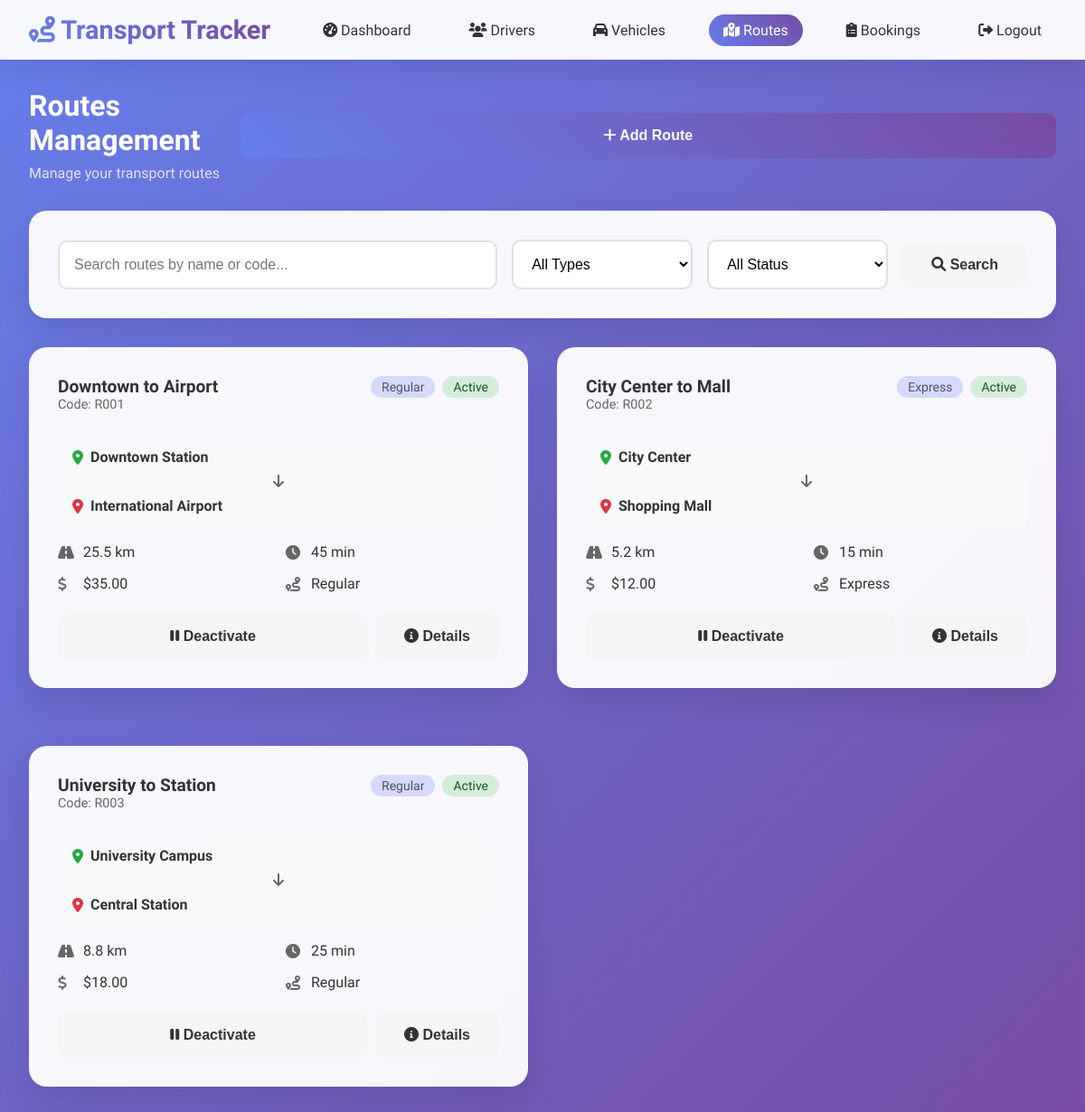
Screenshot of /routes.php (signed in) with the database file from the repository.
### tables this page shows
CREATE TABLE routes (
    id INT AUTO_INCREMENT PRIMARY KEY,
    name VARCHAR(100) NOT NULL,
    code VARCHAR(20) UNIQUE NOT NULL,
    start_location_name VARCHAR(100) NOT NULL,
    start_latitude DECIMAL(10,8) NOT NULL,
    start_longitude DECIMAL(11,8) NOT NULL,
    start_address TEXT,
    end_location_name VARCHAR(100) NOT NULL,
    end_latitude DECIMAL(10,8) NOT NULL,
    end_longitude DECIMAL(11,8) NOT NULL,
    end_address TEXT,
    distance DECIMAL(8,2) NOT NULL,
    estimated_duration INT NOT NULL,
    fare DECIMAL(8,2) NOT NULL,
    route_type ENUM('regular', 'express', 'special') DEFAULT 'regular',
    is_active BOOLEAN DEFAULT TRUE,
    created_at TIMESTAMP DEFAULT CURRENT_TIMESTAMP
);

### database.php (called while the page is built, shortened)
<?php
class Database {
    private $host = "localhost";
    private $db_name = "transport_db";
    private $username = "root";
    private $password = "";
    private $charset = "utf8mb4";
    public $conn;
    public function getConnection() {
        $this->conn = null;
        try {
            $dsn = "mysql:host=" . $this->host . ";dbname=" . $this->db_name . ";charset=" . $this->charset;
            $this->conn = new PDO($dsn, $this->username, $this->password);
            $this->conn->setAttribute(PDO::ATTR_ERRMODE, PDO::ERRMODE_EXCEPTION);
            $this->conn->setAttribute(PDO::ATTR_DEFAULT_FETCH_MODE, PDO::FETCH_ASSOC);
            $this->conn->setAttribute(PDO::ATTR_EMULATE_PREPARES, false);
        } catch(PDOException $exception) {
            echo "Connection error: " . $exception->getMessage();
        }
        return $this->conn;
    }
    public function query($sql, $params = []) {
        try {
            $stmt = $this->conn->prepare($sql);
            $stmt->execute($params);
            return $stmt;
        } catch(PDOException $exception) {
            echo "Query error: " . $exception->getMessage();
            return false;
        }
    }
}
?>

### routes.php (the view, shortened to what this page needs)
<?php
require_once 'config/database.php';
$database = new Database();
$routesQuery = "SELECT * FROM routes ORDER BY created_at DESC";
$routes = $database->query($routesQuery)->fetchAll();
?>
<!DOCTYPE html>
<html lang="en">
<head>
    <link rel="stylesheet" href="css/style.css">
    <link rel="stylesheet" href="https://cdnjs.cloudflare.com/ajax/libs/font-awesome/6.0.0/css/all.min.css">
</head>
<body>
    <header class="header">
        <div class="nav-container">
            <div class="logo">
                <i class="fas fa-route"></i> Transport Tracker
            </div>
            <nav>
                <ul class="nav-menu">
                    <li><a href="index.php"><i class="fas fa-tachometer-alt"></i> Dashboard</a></li>
                    <li><a href="drivers.php"><i class="fas fa-users"></i> Drivers</a></li>
                    <li><a href="vehicles.php"><i class="fas fa-car"></i> Vehicles</a></li>
                    <li><a href="routes.php" class="active"><i class="fas fa-map-marked-alt"></i> Routes</a></li>
                    <li><a href="bookings.php"><i class="fas fa-clipboard-list"></i> Bookings</a></li>
                    <li><a href="#" onclick="handleLogout()"><i class="fas fa-sign-out-alt"></i> Logout</a></li>
                </ul>
            </nav>
        </div>
    </header>
    <main class="dashboard-container">
        <div style="display: flex; justify-content: space-between; align-items: center; margin-bottom: 2rem;">
            <div>
                <h1 style="color: white; font-size: 2rem; margin-bottom: 0.5rem;">Routes Management</h1>
                <p style="color: rgba(255,255,255,0.8);">Manage your transport routes</p>
            </div>
            <button class="btn btn-primary" onclick="showAddRouteModal()">
                <i class="fas fa-plus"></i> Add Route
            </button>
        </div>
        <div class="card" style="margin-bottom: 2rem;">
            <div style="display: flex; gap: 1rem; align-items: center;">
                <div style="flex: 1;">
                    <input type="text" id="search-routes" class="form-input" placeholder="Search routes by name or code...">
                </div>
                <select id="filter-type" class="form-select" style="width: 200px;">
                    <option value="">All Types</option>
                </select>
                <select id="filter-status" class="form-select" style="width: 200px;">
                    <option value="">All Status</option>
                </select>
                <button class="btn btn-secondary" onclick="searchRoutes()">
                    <i class="fas fa-search"></i> Search
                </button>
            </div>
        </div>
        <div id="routes-grid" style="display: grid; grid-template-columns: repeat(auto-fit, minmax(400px, 1fr)); gap: 2rem;">
            <?php if ($routes && count($routes) > 0): ?>
                <?php foreach ($routes as $route): ?>
                    <div class="card route-card" data-route-id="<?php echo $route['id']; ?>">
                        <div style="display: flex; justify-content: space-between; align-items: start; margin-bottom: 1.5rem;">
                            <div>
                                <h3 style="margin: 0; font-size: 1.2rem;">
                                    <?php echo htmlspecialchars($route['name']); ?>
                                </h3>
                                <p style="margin: 0; color: #666; font-size: 0.9rem;">
                                    Code: <?php echo htmlspecialchars($route['code']); ?>
                                </p>
                            </div>
                            <div style="display: flex; gap: 0.5rem;">
                                <span class="badge badge-primary">
                                    <?php echo htmlspecialchars(ucfirst($route['route_type'])); ?>
                                </span>
                                <span class="badge badge-<?php echo $route['is_active'] ? 'success' : 'secondary'; ?>">
                                    <?php echo $route['is_active'] ? 'Active' : 'Inactive'; ?>
                                </span>
                            </div>
                        </div>
                        <div style="display: flex; flex-direction: column; gap: 1rem;">
                            <div style="background: #f8f9fa; padding: 1rem; border-radius: 10px;">
                                <div style="display: flex; align-items: center; margin-bottom: 0.5rem;">
                                    <i class="fas fa-map-marker-alt" style="color: #28a745; margin-right: 0.5rem;"></i>
                                    <div>
                                        <strong><?php echo htmlspecialchars($route['start_location_name']); ?></strong>
                                    </div>
                                </div>
                                <div style="text-align: center; margin: 0.5rem 0;">
                                    <i class="fas fa-arrow-down" style="color: #666;"></i>
                                </div>
                                <div style="display: flex; align-items: center;">
                                    <i class="fas fa-map-marker-alt" style="color: #dc3545; margin-right: 0.5rem;"></i>
                                    <div>
                                        <strong><?php echo htmlspecialchars($route['end_location_name']); ?></strong>
                                    </div>
                                </div>
                            </div>
                            <div style="display: grid; grid-template-columns: 1fr 1fr; gap: 1rem;">
                                <div style="display: flex; align-items: center;">
                                    <i class="fas fa-road" style="width: 20px; color: #666; margin-right: 0.5rem;"></i>
                                    <span><?php echo number_format($route['distance'], 1); ?> km</span>
                                </div>
                                <div style="display: flex; align-items: center;">
                                    <i class="fas fa-clock" style="width: 20px; color: #666; margin-right: 0.5rem;"></i>
                                    <span><?php echo $route['estimated_duration']; ?> min</span>
                                </div>
                                <div style="display: flex; align-items: center;">
                                    <i class="fas fa-dollar-sign" style="width: 20px; color: #666; margin-right: 0.5rem;"></i>
                                    <span>$<?php echo number_format($route['fare'], 2); ?></span>
                                </div>
                                <div style="display: flex; align-items: center;">
                                    <i class="fas fa-route" style="width: 20px; color: #666; margin-right: 0.5rem;"></i>
                                    <span><?php echo htmlspecialchars(ucfirst($route['route_type'])); ?></span>
                                </div>
                            </div>
                        </div>
                        <div style="display: flex; gap: 0.5rem; margin-top: 1.5rem;">
                            <button class="btn btn-secondary" style="flex: 1;" onclick="toggleRouteStatus(<?php echo $route['id']; ?>, <?php echo $route['is_active'] ? 0 : 1; ?>)">
                                <i class="fas fa-<?php echo $route['is_active'] ? 'pause' : 'play'; ?>"></i>
                                <?php echo $route['is_active'] ? 'Deactivate' : 'Activate'; ?>
                            </button>
                            <button class="btn btn-secondary" onclick="viewRouteDetails(<?php echo $route['id']; ?>)">
                                <i class="fas fa-info-circle"></i> Details
                            </button>
                        </div>
                    </div>
                <?php endforeach; ?>
            <?php endif; ?>
        </div>
    </main>
</body>
</html>

### style.css (style rules this page uses)
* { margin: 0; padding: 0; box-sizing: border-box; }
body { font-family: 'Segoe UI', Tahoma, Geneva, Verdana, sans-serif; background: linear-gradient(135deg, #667eea 0%, #764ba2 100%); min-height: 100vh; color: #333; }
.header { background: rgba(255, 255, 255, 0.95); backdrop-filter: blur(10px); box-shadow: 0 8px 32px rgba(0, 0, 0, 0.1); padding: 1rem 2rem; position: sticky; top: 0; z-index: 1000; animation: slideDown 0.5s ease-out; }
.nav-container { max-width: 1200px; margin: 0 auto; display: flex; justify-content: space-between; align-items: center; }
.logo { font-size: 1.8rem; font-weight: bold; background: linear-gradient(45deg, #667eea, #764ba2); -webkit-background-clip: text; -webkit-text-fill-color: transparent; background-clip: text; }
.nav-menu { display: flex; list-style: none; gap: 2rem; }
.nav-menu a { text-decoration: none; color: #333; font-weight: 500; transition: all 0.3s ease; padding: 0.5rem 1rem; border-radius: 25px; }
.nav-menu a:hover, .nav-menu a.active { background: linear-gradient(45deg, #667eea, #764ba2); color: white; transform: translateY(-2px); }
.form-input { width: 100%; padding: 1rem; border: 2px solid #e0e0e0; border-radius: 10px; font-size: 1rem; transition: all 0.3s ease; background: white; }
.btn { padding: 1rem 2rem; border: none; border-radius: 10px; font-size: 1rem; font-weight: 600; cursor: pointer; transition: all 0.3s ease; text-decoration: none; display: inline-block; text-align: center; }
.btn-primary { background: linear-gradient(45deg, #667eea, #764ba2); color: white; width: 100%; }
.btn-secondary { background: #f5f5f5; color: #333; }
.dashboard-container { max-width: 1200px; margin: 2rem auto; padding: 0 2rem; }
.card { background: rgba(255, 255, 255, 0.95); backdrop-filter: blur(10px); padding: 2rem; border-radius: 20px; box-shadow: 0 15px 35px rgba(0, 0, 0, 0.1); margin-bottom: 2rem; animation: fadeInUp 0.8s ease-out; }
.badge { padding: 0.25rem 0.75rem; border-radius: 20px; font-size: 0.875rem; font-weight: 500; display: inline-block; }
.badge-success { background: #d4edda; color: #155724; }
.badge-primary { background: #d6d9fc; color: #4a5568; }
.form-select { width: 100%; padding: 1rem; border: 2px solid #e0e0e0; border-radius: 10px; font-size: 1rem; transition: all 0.3s ease; background: white; }

### routes.php (style rules this page uses)
.route-card { transition: transform 0.3s ease, box-shadow 0.3s ease; }

### rows the page displays
routes: name "Downtown to Airport", code "R001", route_type "Regular", is_active "Active", start_location_name "Downtown Station", end_location_name "International Airport", distance "25.5", estimated_duration "45", fare "35.00"
routes: name "City Center to Mall", code "R002", route_type "Express", is_active "Active", start_location_name "City Center", end_location_name "Shopping Mall", distance "5.2", estimated_duration "15", fare "12.00"
routes: name "University to Station", code "R003", route_type "Regular", is_active "Active", start_location_name "University Campus", end_location_name "Central Station", distance "8.8", estimated_duration "25", fare "18.00"
